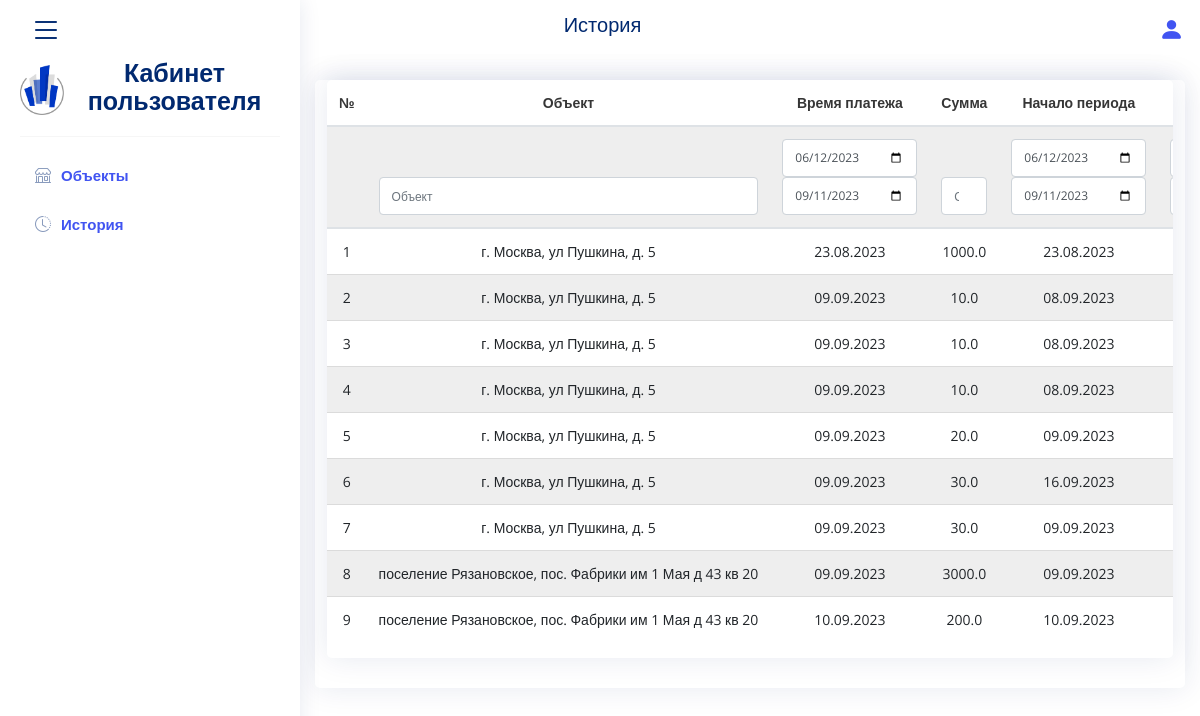
Page /sales (signed in) on the committed database.
### app/models.py (models this page shows)
class User(UserMixin, db.Model):
    id = db.Column(db.Integer, primary_key=True)  # primary keys are required by SQLAlchemy
    org_name = db.Column(db.String(1000))
    login = db.Column(db.String(100))
    password = db.Column(db.String(1000))
    name = db.Column(db.String(100))
    phone = db.Column(db.String(100))
    email = db.Column(db.String(100))
    show = db.Column(db.Integer, default=1)
    status = db.Column(db.String(100), default="active")
    role = db.Column(db.Integer)
    registered = db.Column(db.DateTime)

class Shops(UserMixin, db.Model):
    id = db.Column(db.Integer, primary_key=True)  # primary keys are required by SQLAlchemy
    user_id = db.Column(db.Integer)
    address = db.Column(db.String(1000))
    name = db.Column(db.String(1000))
    phone = db.Column(db.String(100))
    email = db.Column(db.String(100))
    ident = db.Column(db.String(1000))
    show = db.Column(db.Integer, default=1)
    registered = db.Column(db.DateTime)
    end = db.Column(db.DateTime)

class Payments(UserMixin, db.Model):
    id = db.Column(db.Integer, primary_key=True)
    shop_id = db.Column(db.Integer)
    manager_id = db.Column(db.Integer)
    registered = db.Column(db.DateTime)
    amount = db.Column(db.REAL, default=0)
    start = db.Column(db.DateTime)
    end = db.Column(db.DateTime)
    show = db.Column(db.Integer, default=1)
    comment = db.Column(db.String(10000))

### app/users.py (the view)
@main.route('/sales', methods=['POST', 'GET'])
@login_required
def sales():
    if current_user.show == 0:
        logout_user()
        return redirect(url_for('auth.login'))
    result = []
    data = []
    filtered = False
    object_search = ''
    client_search = ''
    manager_search = ''
    comment_search = ''
    amount_search = ''
    start_raw = (datetime.now() - timedelta(days=91)).strftime('%Y-%m-%d')
    finish_raw = (datetime.now()).strftime('%Y-%m-%d')
    date = ''
    if current_user.role == 1:
        for i in Shops.query.filter_by(user_id=current_user.id).all():
            if amount_search:
                data += Payments.query.filter_by(shop_id=i.id, show=1, amount=amount_search).all()
            else:
                data += Payments.query.filter_by(shop_id=i.id, show=1).all()
    else:
        if amount_search:
            data += Payments.query.filter_by(show=1, amount=amount_search).all()
        else:
            data += Payments.query.filter_by(show=1).all()
    print(data, bool(amount_search), amount_search)
    start = datetime.strptime(start_raw, '%Y-%m-%d')
    finish = datetime.strptime(finish_raw, '%Y-%m-%d')
    for i in data:
        if Shops.query.filter_by(id=i.shop_id).first():
            object = Shops.query.filter_by(id=i.shop_id).first().address
            manager = User.query.filter_by(id=i.manager_id).first().name
            client = User.query.filter_by(id=Shops.query.filter_by(id=i.shop_id).first().user_id).first().org_name
            if True:
                result.append(
                    {
                        'object': object,
                        'client': client,
                        'manager': manager,
                        'id': i.id,
                        'registered': i.registered.strftime("%d.%m.%Y"),
                        'amount': i.amount,
                        'start': i.start.strftime("%d.%m.%Y"),
                        'end': i.end.strftime("%d.%m.%Y"),
                        'comment': i.comment
                    }
                )
    start_raw = (datetime.now() - timedelta(days=91)).strftime('%Y-%m-%d')
    finish_raw = (datetime.now() + timedelta(days=91)).strftime('%Y-%m-%d')
    today_raw = datetime.now().strftime('%Y-%m-%d')
    return render_template('sales.html', start=start_raw, finish=finish_raw, today=today_raw,
                           data=result, object=object_search, filtered=filtered, client=client_search,
                           manager=manager_search, comment=comment_search, page_title='История',
                           date=date.strftime('%Y-%m-%d') if date else '', amount=amount_search if amount_search else '', enumerate=enumerate)

### app/__init__.py (called while the page is built)
def create_app():
    app = Flask(__name__)
    app.config['SECRET_KEY'] = '9OLWxND4o83j4K4iuopO'
    app.config['SQLALCHEMY_DATABASE_URI'] = 'sqlite:///DB.db'
    db.init_app(app)
    login_manager = LoginManager()
    login_manager.login_view = 'auth.login'
    login_manager.init_app(app)
    from .models import User
    @login_manager.user_loader
    def load_user(user_id):
        return User.query.get(int(user_id))
    from .auth import auth as auth_blueprint
    app.register_blueprint(auth_blueprint)
    from .users import main as main_blueprint
    app.register_blueprint(main_blueprint)
    def page_not_found(e):
        return render_template('404.html'), 404
    app.register_error_handler(404, page_not_found)
    return app

### app/templates/sales.html (shortened to what this page needs)
{% extends "base.html" %}
{% block content %}
<div class="row">
    <div class="card">
        <div class="card" style="overflow-x:auto;">
            <table class="table"
                   id="table">
                <thead>
                <tr>
                    <th scope="col">№<br></th>
                    <th data-filter-control="input">Объект</th>
                    <th scope="col">Время платежа</th>
                    <th scope="col">Сумма</th>
                    <th scope="col">Начало периода</th>
                    <th scope="col">Конец периода</th>
                </tr>
                <tr>
                    <form class="d-none d-md-block">
                        <th scope="col"></th>
                        <th scope="col"><input class="d-none d-md-block form-control col" type="text" name="object"
                                               value="{{ object }}" id="object"
                                               placeholder="Объект" onkeyup="filterTable()"></th>
                        <th scope="col"><input class="d-none d-md-block form-control col" type="date" id="dateFrom"
                                               name="payed" format="dd/mm/yyyy"
                                               value="{{ start }}" onchange="filterTable()">
                            <input class="d-none d-md-block form-control col" type="date" id="dateTo" name="payed"
                                   format="dd/mm/yyyy"
                                   value="{{ today }}" onchange="filterTable()"></th>
                        <th scope="col"><input class="d-none d-md-block form-control col" type="number" name="amount"
                                               value="{{ amount }}" id="amount"
                                               placeholder="Сумма" onkeyup="filterTable()"></th>
                        <th scope="col"><input class="d-none d-md-block form-control col" type="date" id="startFrom"
                                               format="dd/mm/yyyy"
                                               value="{{ start }}" onkeyup="filterTable()">
                            <input class="d-none d-md-block form-control col" type="date" id="startTo"
                                   format="dd/mm/yyyy"
                                   value="{{ today }}" onkeyup="filterTable()"></th>
                        <th scope="col"><input class="d-none d-md-block form-control col" type="date" id="endFrom"
                                               format="dd/mm/yyyy"
                                               value="{{ today }}" onkeyup="filterTable()">
                            <input class="d-none d-md-block form-control col" type="date" id="endTo"
                                   format="dd/mm/yyyy"
                                   value="{{ finish }}" onkeyup="filterTable()"></th>
                    </form>
                </tr>
                </thead>
                <tbody>
                {% for j, i in enumerate(data) %}
                <tr>
                    <td>{{ j+1 }}</td>
                    <td>{{ i.object }}</td>
                    <td>{{ i.registered }}</td>
                    <td>{{ i.amount }}</td>
                    <td>{{ i.start }}</td>
                    <td>{{ i.end }}</td>
                </tr>
                {% endfor %}
                </tbody>
            </table>
        </div>
    </div>
</div>
{% endblock %}

### app/templates/base.html (shortened to what this page needs)
<!DOCTYPE html>
<html>
<head>
    <link rel="stylesheet" href="https://cdnjs.cloudflare.com/ajax/libs/bulma/0.7.2/css/bulma.min.css"/>
    <link rel="stylesheet"
          href="https://cdnjs.cloudflare.com/ajax/libs/selectize.js/0.13.3/css/selectize.default.min.css"/>
    <link href="{{ url_for("static", filename="vendor/bootstrap/css/bootstrap.min.css") }}" rel="stylesheet">
    <link href="{{ url_for("static", filename="vendor/bootstrap-icons/bootstrap-icons.css") }}" rel="stylesheet">
    <link href="{{ url_for("static", filename="vendor/boxicons/css/boxicons.min.css") }}" rel="stylesheet">
    <link href="{{ url_for("static", filename="vendor/quill/quill.snow.css") }}" rel="stylesheet">
    <link href="{{ url_for("static", filename="vendor/quill/quill.bubble.css") }}" rel="stylesheet">
    <link href="{{ url_for("static", filename="vendor/remixicon/remixicon.css") }}" rel="stylesheet">
    <link href="{{ url_for("static", filename="vendor/simple-datatables/style.css") }}" rel="stylesheet">
    <link rel="stylesheet" href="https://stackpath.bootstrapcdn.com/bootstrap/4.1.2/css/bootstrap.min.css">
    <link rel="stylesheet" type="text/css" href="https://use.fontawesome.com/releases/v5.6.3/css/all.css">
    <link href="https://cdn.jsdelivr.net/npm/suggestions-jquery@21.12.0/dist/css/suggestions.min.css" rel="stylesheet"/>
    <link rel="stylesheet"
          href="https://cdnjs.cloudflare.com/ajax/libs/selectize.js/0.13.3/css/selectize.default.min.css"/>
    <link href="{{ url_for("static", filename="css/style.css") }}" rel="stylesheet">
</head>
<body>
<section>
    <header id="header" class="header fixed-top d-flex align-items-center">
        <div class="d-flex align-items-center justify-content-between">
            <i class="bi bi-list toggle-sidebar-btn"></i>
        </div>
        <nav class="header-nav ms-auto">
        <h5>{{page_title}}</h5>
        </nav>
        <nav class="header-nav ms-auto">
            <ul class="d-flex align-items-center">
                <li class="nav-item dropdown pe-3">
                    <a class="nav-link nav-profile d-flex align-items-center pe-0" href="#" data-bs-toggle="dropdown">
                        <i class="bi bi-person-fill rounded-circle" style="font-size: 25px;"></i>
                    </a>
                </li>
            </ul>
        </nav>
    </header>
    {% if current_user.is_authenticated %}
        <aside id="sidebar" class="sidebar">
            <ul class="sidebar-nav" id="sidebar-nav">
                <a href="{{ url_for('main.profile') }}" style="max-height: 50px">
                    <div style="display: flex;align-items: center"><img
                            src="{{ url_for('static', filename="main-icon.png") }}"
                            style="height:50px;margin: 0 5px 0 0;">
                        <div style="text-align: center;">
                            <h1 class="title" style="font-size: 25px">{{ 'Кабинет пользователя' if current_user.role == 1 else 'Кабинет менеджера' if current_user.role == 2 else 'Кабинет администратора'}}</h1>
                        </div>
                    </div>
                </a>
                <li>
                    <hr class="divider">
                </li>
                {% if current_user.role == 1 %}
                <li class="nav-item">
                    <a class="nav-link collapsed" href="{{ url_for("main.objects") }}">
                        <i class="bi bi-shop"></i>
                        <span>Объекты</span>
                    </a>
                </li>
                {% endif %}
                <li class="nav-item">
                    <a class="nav-link collapsed" href="{{ url_for("main.sales") }}">
                        <i class="bi bi-clock-history"></i>
                        <span>История</span>
                    </a>
                </li>
            </ul>
        </aside>
    {% endif %}
    <main id="main" class="main">
        {% block content %}
        {% endblock %}
    </main>
</section>
</body>
</html>

### app/static/css/style.css (style rules this page uses)
:root { scroll-behavior: smooth; }
body { font-family: "Open Sans", sans-serif; background: #f6f9ff; color: #444444; }
a { color: #4154f1; text-decoration: none; }
h1, h2, h3, h4, h5, h6 { font-family: "Nunito", sans-serif; }
#main { margin-top: 60px; padding: 20px 30px; transition: all 0.3s; }
.card { margin-bottom: 30px; border: none; border-radius: 5px; box-shadow: 0px 0 30px rgba(1, 41, 112, 0.1); }
.header { transition: all 0.5s; z-index: 997; height: 60px; box-shadow: 0px 2px 20px rgba(1, 41, 112, 0.1); background-color: #fff; padding-left: 20px; }
.header .toggle-sidebar-btn { font-size: 32px; padding-left: 10px; cursor: pointer; color: #012970; }
.header-nav ul { list-style: none; }
.header-nav>ul { margin: 0; padding: 0; }
.header-nav .nav-profile { color: #012970; }
.sidebar { position: fixed; top: 60px; left: 0; bottom: 0; width: 300px; z-index: 996; transition: all 0.3s; padding: 20px; overflow-y: auto; scrollbar-width: thin; scrollbar-color: #aab7cf transparent; box-shadow: 0px 0px 20px rgba(1, 41, 112, 0.1); background-color: #fff; }
@media (min-width: 1200px) { #main, #footer { margin-left: 300px; } }
.sidebar-nav { padding: 0; margin: 0; list-style: none; }
.sidebar-nav li { padding: 0; margin: 0; list-style: none; }
.sidebar-nav .nav-item { margin-bottom: 5px; }
.sidebar-nav .nav-link { display: flex; align-items: center; font-size: 15px; font-weight: 600; color: #4154f1; transition: 0.3; background: #f6f9ff; padding: 10px 15px; border-radius: 4px; }
.sidebar-nav .nav-link i { font-size: 16px; margin-right: 10px; color: #4154f1; }
.sidebar-nav .nav-link.collapsed { color: #012970; background: #fff; }
.sidebar-nav .nav-link.collapsed i { color: #899bbd; }

### app/templates/base.html (style rules this page uses)
body { font-size: 12px !important; background-color: #fff; }
a { color: #ffffff }
a { color: #4154f1 !important; text-decoration: none; }
h1, h2, h3, h4, h5, h6 { color: #012970 !important; font-family: "Nunito", sans-serif; }
.row { text-align: center !important; }
.header { transition: all 0.5s; z-index: 997; height: 60px; box-shadow: 0px 2px 20px transparent !important; background-color: transparent !important; padding-left: 20px; }
.sidebar { top: 0 !important; padding: 60px 20px !important; }
table { margin-top: 0 !important; font-size: 12px; }

### app/templates/sales.html (style rules this page uses)
.form-control { font-size: 12px; }
table { margin-top: 40px; }
table { border-collapse: collapse; }
tr:nth-child(even) { background: #EEE; }
table thead th { white-space: nowrap; font-size: 14px; }
table tbody tr { white-space: nowrap; font-size: 14px; }

### rows in the picture
User: role "Кабинет пользователя"
Shops: object "г. Москва, ул Пушкина, д. 5" "г. Москва, ул Пушкина, д. 5" "г. Москва, ул Пушкина, д. 5" "г. Москва, ул Пушкина, д. 5" "г. Москва, ул Пушкина, д. 5" "г. Москва, ул Пушкина, д. 5" "г. Москва, ул Пушкина, д. 5"
Payments: amount "1000.0"
Payments: amount "10.0"
Payments: amount "10.0"
Payments: amount "10.0"
Payments: amount "20.0"
Payments: amount "30.0"
Payments: amount "30.0"
Shops: object "поселение Рязановское, пос. Фабрики им 1 Мая д 43 кв 20"
Payments: amount "3000.0"
Shops: object "поселение Рязановское, пос. Фабрики им 1 Мая д 43 кв 20"
Payments: amount "200.0"

### other values in the picture
{{ page_title }} "История"
{{ j+1 }} "1" "2" "3" "4" "5" "6" "7" "8" "9"
{{ i.registered }} "23.08.2023" "09.09.2023" "09.09.2023" "09.09.2023" "09.09.2023" "09.09.2023" "09.09.2023" "09.09.2023" "10.09.2023"
{{ i.start }} "23.08.2023" "08.09.2023" "08.09.2023" "08.09.2023" "09.09.2023" "16.09.2023" "09.09.2023" "09.09.2023" "10.09.2023"
